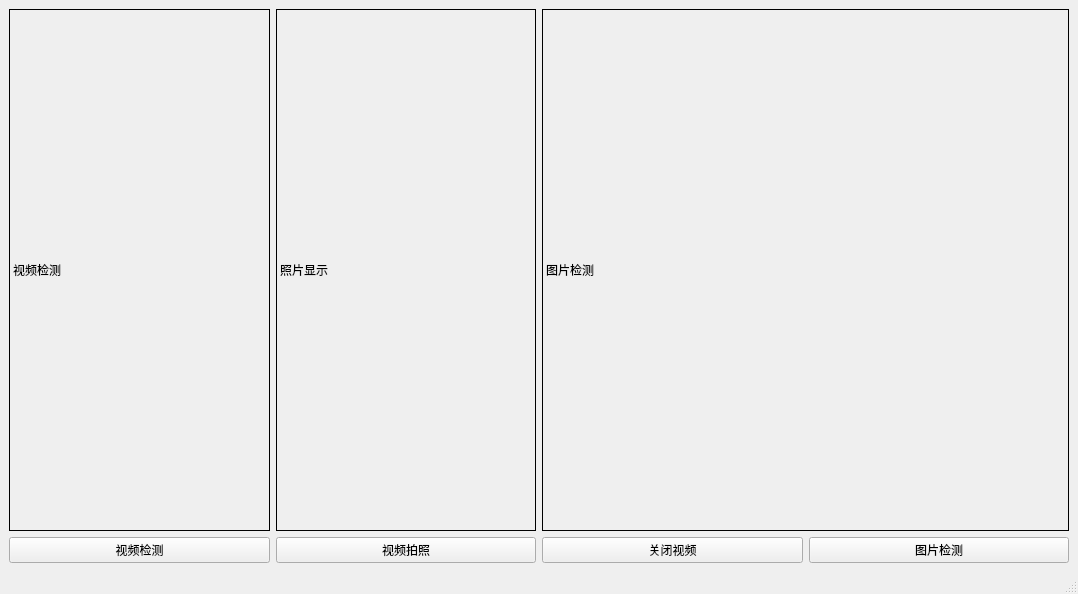
<?xml version="1.0" encoding="UTF-8"?>
<ui version="4.0">
 <class>VideoYoloDetection</class>
 <widget class="QMainWindow" name="VideoYoloDetection">
  <property name="geometry">
   <rect>
    <x>0</x>
    <y>0</y>
    <width>1078</width>
    <height>594</height>
   </rect>
  </property>
  <property name="windowTitle">
   <string>VideoYoloDetection</string>
  </property>
  <widget class="QWidget" name="centralwidget">
   <layout class="QGridLayout" name="gridLayout_2">
    <item row="0" column="0">
     <layout class="QGridLayout" name="gridLayout">
      <item row="0" column="0">
       <widget class="QLabel" name="label">
        <property name="frameShape">
         <enum>QFrame::Panel</enum>
        </property>
        <property name="text">
         <string>视频检测</string>
        </property>
       </widget>
      </item>
      <item row="0" column="1">
       <widget class="QLabel" name="label_2">
        <property name="frameShape">
         <enum>QFrame::Panel</enum>
        </property>
        <property name="text">
         <string>照片显示</string>
        </property>
       </widget>
      </item>
      <item row="0" column="2" colspan="2">
       <widget class="QLabel" name="qLabel">
        <property name="frameShape">
         <enum>QFrame::Panel</enum>
        </property>
        <property name="text">
         <string>图片检测</string>
        </property>
       </widget>
      </item>
      <item row="1" column="0">
       <widget class="QPushButton" name="pushButton">
        <property name="text">
         <string>视频检测</string>
        </property>
       </widget>
      </item>
      <item row="1" column="1">
       <widget class="QPushButton" name="pushButton_2">
        <property name="text">
         <string>视频拍照</string>
        </property>
       </widget>
      </item>
      <item row="1" column="2">
       <widget class="QPushButton" name="pushButton_3">
        <property name="text">
         <string>关闭视频</string>
        </property>
       </widget>
      </item>
      <item row="1" column="3">
       <widget class="QPushButton" name="pushButton_4">
        <property name="text">
         <string>图片检测</string>
        </property>
       </widget>
      </item>
     </layout>
    </item>
   </layout>
  </widget>
  <widget class="QMenuBar" name="menubar">
   <property name="geometry">
    <rect>
     <x>0</x>
     <y>0</y>
     <width>1078</width>
     <height>22</height>
    </rect>
   </property>
  </widget>
  <widget class="QStatusBar" name="statusbar"/>
 </widget>
 <resources/>
 <connections/>
</ui>
